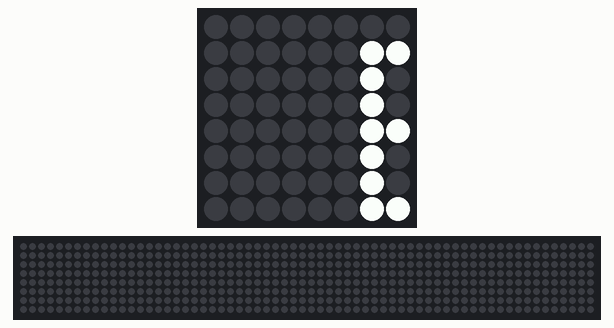
Recording of a program running on a simulated Raspberry Pi (BCM pin numbers) with a Sense HAT. On the bench: the Sense HAT's 8×8 RGB LED matrix, a strip that is not on the board, showing the scrolling text unrolled. The 64×8 strip is a reading aid, not a part: it shows the text the matrix is scrolling, unrolled, one strip-width of it at a time.

Above: at 0.3 s.
At 1.3 s:
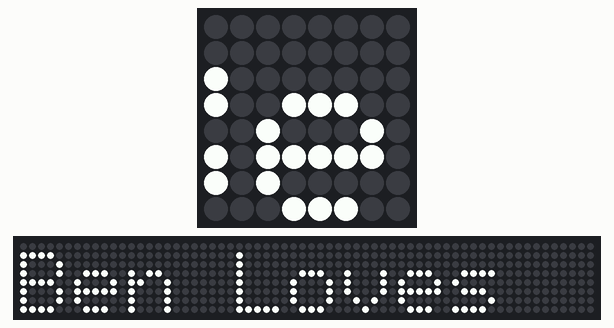
At 2.3 s:
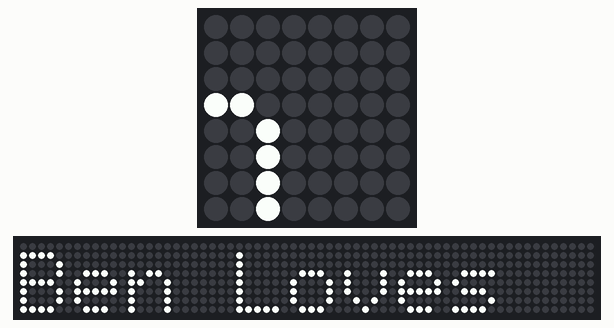
At 4.5 s:
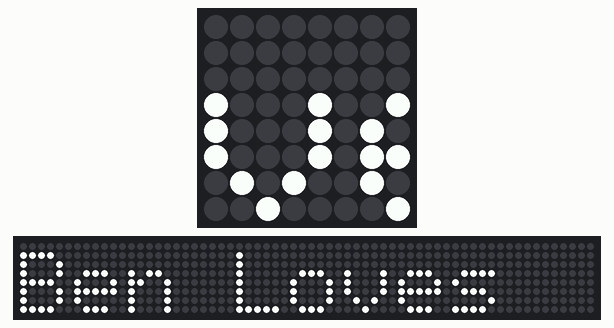
At 6.7 s:
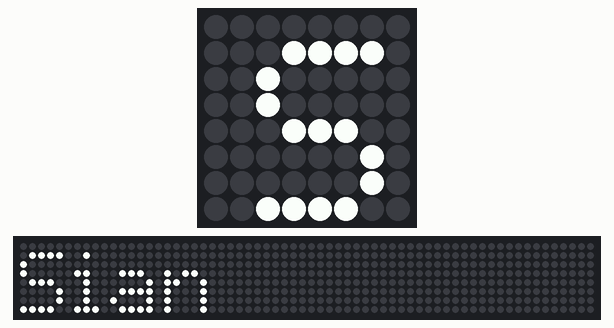
At 8.9 s:
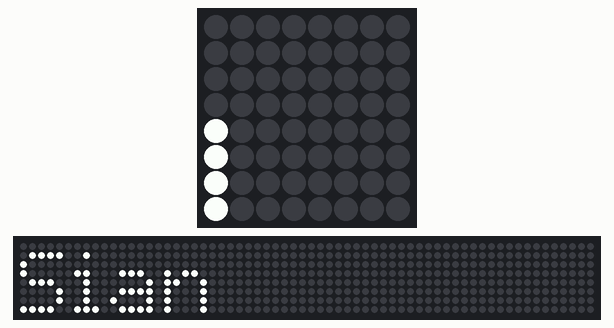

Measured:
- by itself, everything shown: repeats every 6.1 s, in 120 steps

The program:

senseHat_methods.py
```python
# Ben woodfield
# Sense Hat examples

# The basic set-up to scroll a message
from sense_hat import SenseHat
sense = SenseHat()
sense.show_message("Ben Loves Sian")

# This changes the scrolling speed, text colour, and bg colour
from sense_hat import SenseHat
sense = SenseHat()
sense.show_message("Astro Pi is awesome!!", scroll_speed=0.05, text_colour=[255,255,0], back_colour=[0,0,255])


# This makes it loop
sense = SenseHat()
while True:
    sense.show_message("Astro Pi is awesome!!", scroll_speed=0.05, text_colour=[255,255,0], back_colour=[0,0,255])
```
